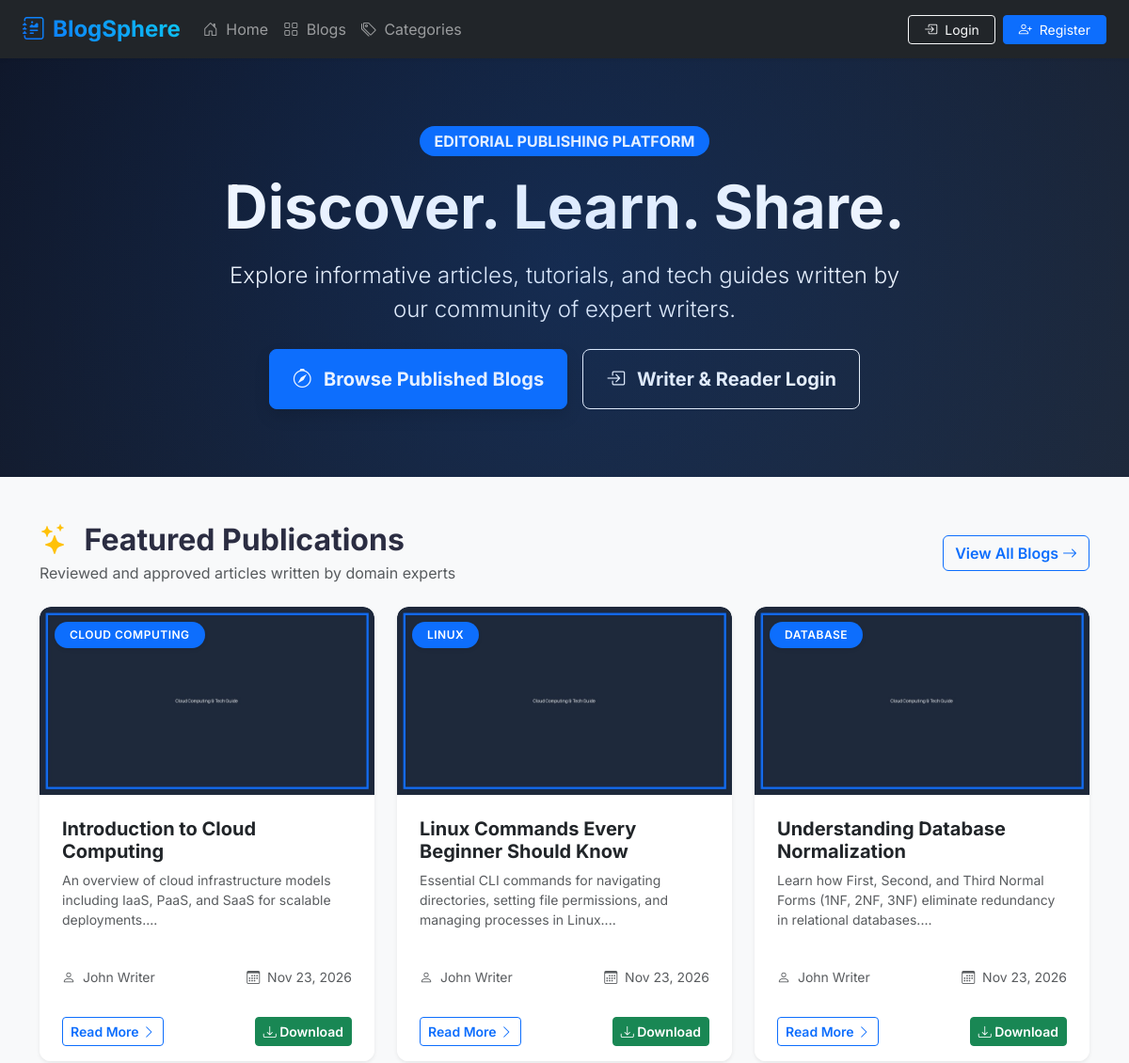
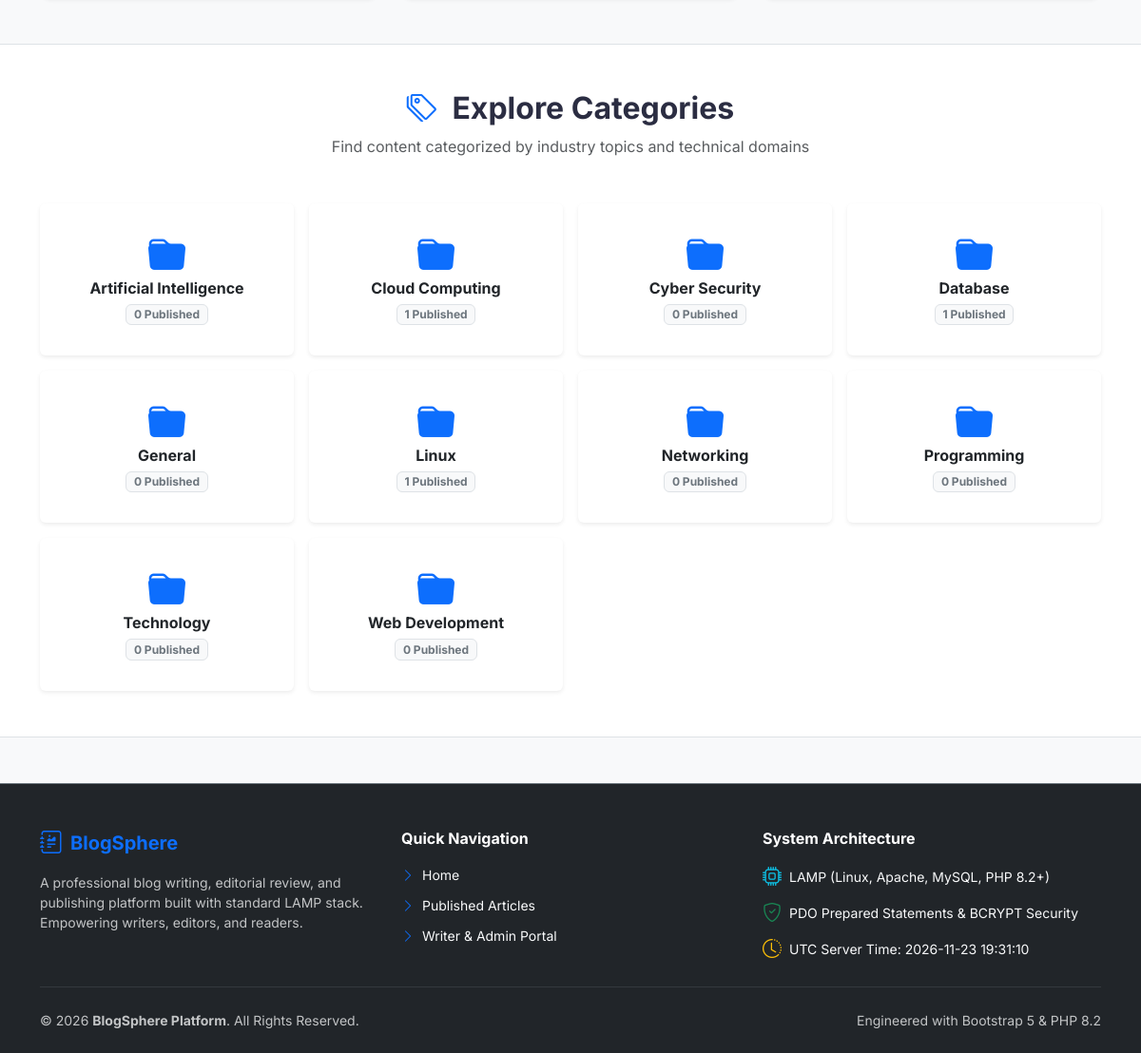
The page / on the database its author committed (2 pictures, top to bottom).
### tables this page shows
CREATE TABLE `blogs` (
  `id` INT AUTO_INCREMENT PRIMARY KEY,
  `employee_id` INT NOT NULL,
  `category_id` INT DEFAULT NULL,
  `title` VARCHAR(255) NOT NULL,
  `slug` VARCHAR(255) UNIQUE,
  `short_description` TEXT,
  `meta_title` VARCHAR(255) DEFAULT NULL,
  `meta_description` VARCHAR(500) DEFAULT NULL,
  `meta_keywords` VARCHAR(255) DEFAULT NULL,
  `canonical_url` VARCHAR(255) DEFAULT NULL,
  `content` LONGTEXT NOT NULL,
  `content_type` ENUM('text','html') DEFAULT 'text',
  `featured_image` VARCHAR(255) DEFAULT NULL,
  `downloadable_file` VARCHAR(255) DEFAULT NULL,
  `status` ENUM('draft', 'pending', 'approved', 'rejected') DEFAULT 'draft',
  `rejection_reason` TEXT DEFAULT NULL,
  `submitted_at` DATETIME DEFAULT NULL,
  `reviewed_at` DATETIME DEFAULT NULL,
  `reviewed_by` INT DEFAULT NULL,
  `created_at` TIMESTAMP DEFAULT CURRENT_TIMESTAMP,
  `updated_at` TIMESTAMP DEFAULT CURRENT_TIMESTAMP ON UPDATE CURRENT_TIMESTAMP,
  FOREIGN KEY (`employee_id`) REFERENCES `users`(`id`) ON DELETE CASCADE,
  FOREIGN KEY (`category_id`) REFERENCES `categories`(`id`) ON DELETE SET NULL,
  FOREIGN KEY (`reviewed_by`) REFERENCES `users`(`id`) ON DELETE SET NULL
);

CREATE TABLE `categories` (
  `id` INT AUTO_INCREMENT PRIMARY KEY,
  `name` VARCHAR(100) NOT NULL,
  `description` TEXT,
  `created_at` TIMESTAMP DEFAULT CURRENT_TIMESTAMP
);

CREATE TABLE `users` (
  `id` INT AUTO_INCREMENT PRIMARY KEY,
  `username` VARCHAR(100) UNIQUE NOT NULL,
  `name` VARCHAR(100) NOT NULL,
  `email` VARCHAR(150) UNIQUE NOT NULL,
  `password` VARCHAR(255) NOT NULL,
  `role` ENUM('admin','employee','user') NOT NULL DEFAULT 'user',
  `profile_image` VARCHAR(255) DEFAULT NULL,
  `status` ENUM('active','inactive','blocked') DEFAULT 'active',
  `created_at` TIMESTAMP DEFAULT CURRENT_TIMESTAMP
);

### includes/functions.php (called while the page is built, shortened)
<?php
function isLoggedIn() {
    return isset($_SESSION['user_id']) && !empty($_SESSION['user_id']);
}
function formatDate($dateStr, $format = 'M d, Y') {
    $time = strtotime($dateStr);
    return date($format, $time);
}

### index.php (the view, shortened to what this page needs)
<?php
require_once __DIR__ . '/includes/functions.php';
$pdo = getDBConnection();
$stmt = $pdo->prepare("
    SELECT b.*, c.name AS category_name, u.name AS author_name
    FROM blogs b
    LEFT JOIN categories c ON b.category_id = c.id
    LEFT JOIN users u ON b.employee_id = u.id
    WHERE b.status = 'approved'
    ORDER BY b.created_at DESC
    LIMIT 6
");
$stmt->execute();
$featuredBlogs = $stmt->fetchAll();
$stmtCat = $pdo->prepare("
    SELECT c.*, COUNT(b.id) as blog_count
    FROM categories c
    LEFT JOIN blogs b ON c.id = b.category_id AND b.status = 'approved'
    GROUP BY c.id
    ORDER BY c.name ASC
");
$stmtCat->execute();
$categories = $stmtCat->fetchAll();
include __DIR__ . '/includes/header.php';
?>
<section class="hero-section text-center text-white py-5">
    <div class="container py-4">
        <div class="row justify-content-center">
            <div class="col-lg-8">
                <span class="badge bg-primary px-3 py-2 rounded-pill text-uppercase mb-3 fs-6">Editorial Publishing Platform</span>
                <h1 class="display-3 fw-bold mb-3">Discover. Learn. Share.</h1>
                <p class="lead text-light opacity-90 mb-4 fs-4">Explore informative articles, tutorials, and tech guides written by our community of expert writers.</p>
                <div class="d-flex justify-content-center gap-3">
                    <a href="<?= BASE_URL ?>user/blogs.php" class="btn btn-primary btn-lg px-4 py-3 fw-bold rounded-3 shadow">
                        <i class="bi bi-compass me-2"></i> Browse Published Blogs
                    </a>
                    <?php if (!isLoggedIn()): ?>
                        <a href="<?= BASE_URL ?>auth/login.php" class="btn btn-outline-light btn-lg px-4 py-3 fw-bold rounded-3">
                            <i class="bi bi-box-arrow-in-right me-2"></i> Writer &amp; Reader Login
                        </a>
                    <?php else: ?>
                        <a href="<?= BASE_URL . $_SESSION['user_role'] ?>/dashboard.php" class="btn btn-outline-light btn-lg px-4 py-3 fw-bold rounded-3">
                            <i class="bi bi-speedometer2 me-2"></i> Go to Dashboard
                        </a>
                    <?php endif; ?>
                </div>
            </div>
        </div>
    </div>
</section>
<section class="py-5">
    <div class="container">
        <div class="d-flex justify-content-between align-items-center mb-4">
            <div>
                <h2 class="fw-bold mb-1"><i class="bi bi-stars text-warning me-2"></i> Featured Publications</h2>
                <p class="text-muted mb-0">Reviewed and approved articles written by domain experts</p>
            </div>
            <a href="<?= BASE_URL ?>user/blogs.php" class="btn btn-outline-primary fw-semibold">View All Blogs <i class="bi bi-arrow-right"></i></a>
        </div>
        <div class="row g-4">
            <?php if (empty($featuredBlogs)): ?>
                <div class="col-12 text-center py-5">
                    <i class="bi bi-journal-x display-1 text-muted"></i>
                    <h4 class="mt-3 text-secondary">No approved blogs available yet.</h4>
                    <p class="text-muted">Check back soon for freshly reviewed content!</p>
                </div>
            <?php else: ?>
                <?php foreach ($featuredBlogs as $blog): ?>
                    <div class="col-md-6 col-lg-4">
                        <div class="card h-100 shadow-sm blog-card border-0 overflow-hidden">
                            <div class="position-relative">
                                <?php if ($blog['category_name']): ?>
                                    <span class="badge bg-primary category-badge position-absolute top-0 start-0 m-3 px-3 py-2 shadow-sm"><?= htmlspecialchars($blog['category_name']) ?></span>
                                <?php endif; ?>
                                <?php
                                    $defaultImg = BASE_URL . 'assets/images/default-blog.jpg';
                                    $imagePath = $defaultImg;
                                    if (!empty($blog['featured_image']) && file_exists(BLOG_IMAGE_UPLOAD_DIR . $blog['featured_image'])) {
                                        $imagePath = BASE_URL . 'uploads/blog_images/' . $blog['featured_image'];
                                    }
                                ?>
                                <img src="<?= $imagePath ?>" class="card-img-top blog-card-img" alt="" onerror="this.onerror=null; this.src='<?= $defaultImg ?>';">
                            </div>
                            <div class="card-body d-flex flex-column p-4">
                                <h5 class="card-title fw-bold text-dark mb-2">
                                    <a href="<?= BASE_URL ?>user/blog_details.php?id=<?= $blog['id'] ?>" class="text-decoration-none text-dark hover-primary">
                                        <?= htmlspecialchars($blog['title']) ?>
                                    </a>
                                </h5>
                                <p class="card-text text-muted small flex-grow-1">
                                    <?= htmlspecialchars(substr($blog['short_description'] ?? strip_tags($blog['content']), 0, 120)) ?>...
                                </p>
                                <div class="blog-meta-bar mt-3 pt-2 d-flex justify-content-between align-items-center text-muted small">
                                    <span><i class="bi bi-person me-1"></i> <?= htmlspecialchars($blog['author_name'] ?? 'Unknown Author') ?></span>
                                    <span><i class="bi bi-calendar3 me-1"></i> <?= formatDate($blog['created_at']) ?></span>
                                </div>
                            </div>
                            <div class="card-footer bg-white border-top-0 d-flex justify-content-between align-items-center pb-3 px-4">
                                <a href="<?= BASE_URL ?>user/blog_details.php?id=<?= $blog['id'] ?>" class="btn btn-sm btn-outline-primary fw-semibold">
                                    Read More <i class="bi bi-chevron-right"></i>
                                </a>
                                <?php if (!empty($blog['downloadable_file'])): ?>
                                    <a href="<?= BASE_URL ?>user/download.php?id=<?= $blog['id'] ?>" class="btn btn-sm btn-success fw-semibold" title="Download Document">
                                        <i class="bi bi-download"></i> Download
                                    </a>
                                <?php endif; ?>
                            </div>
                        </div>
                    </div>
                <?php endforeach; ?>
            <?php endif; ?>
        </div>
    </div>
</section>
<section id="categories" class="py-5 bg-white border-top border-bottom">
    <div class="container">
        <div class="text-center mb-5">
            <h2 class="fw-bold"><i class="bi bi-tags text-primary me-2"></i> Explore Categories</h2>
            <p class="text-muted">Find content categorized by industry topics and technical domains</p>
        </div>
        <div class="row g-3">
            <?php foreach ($categories as $cat): ?>
                <div class="col-6 col-md-4 col-lg-3">
                    <a href="<?= BASE_URL ?>user/blogs.php?category=<?= $cat['id'] ?>" class="text-decoration-none">
                        <div class="card h-100 border-0 shadow-sm text-center py-3 hover-shadow transition">
                            <div class="card-body">
                                <i class="bi bi-folder-fill text-primary display-6 mb-2"></i>
                                <h6 class="fw-bold text-dark mb-1"><?= htmlspecialchars($cat['name']) ?></h6>
                                <span class="badge bg-light text-secondary border"><?= $cat['blog_count'] ?> Published</span>
                            </div>
                        </div>
                    </a>
                </div>
            <?php endforeach; ?>
        </div>
    </div>
</section>
<?php include __DIR__ . '/includes/footer.php'; ?>

### rows shown on the page
blogs: category.name "CLOUD COMPUTING", featured_image (picture), title "Introduction to Cloud Computing", short_description "An overview of cloud infrastructure models including IaaS, PaaS, and SaaS for scalable deployments.", employee.name "John Writer", created_at "Nov 23, 2026"
blogs: category.name "LINUX", featured_image (picture), title "Linux Commands Every Beginner Should Know", short_description "Essential CLI commands for navigating directories, setting file permissions, and managing processes in Linux.", employee.name "John Writer", created_at "Nov 23, 2026"
blogs: category.name "DATABASE", featured_image (picture), title "Understanding Database Normalization", short_description "Learn how First, Second, and Third Normal Forms (1NF, 2NF, 3NF) eliminate redundancy in relational databases.", employee.name "John Writer", created_at "Nov 23, 2026"
categories: name "Artificial Intelligence", blog_count "0"
categories: name "Cloud Computing", blog_count "1"
categories: name "Cyber Security", blog_count "0"
categories: name "Database", blog_count "1"
categories: name "General", blog_count "0"
categories: name "Linux", blog_count "1"
categories: name "Networking", blog_count "0"
categories: name "Programming", blog_count "0"
categories: name "Technology", blog_count "0"
categories: name "Web Development", blog_count "0"
